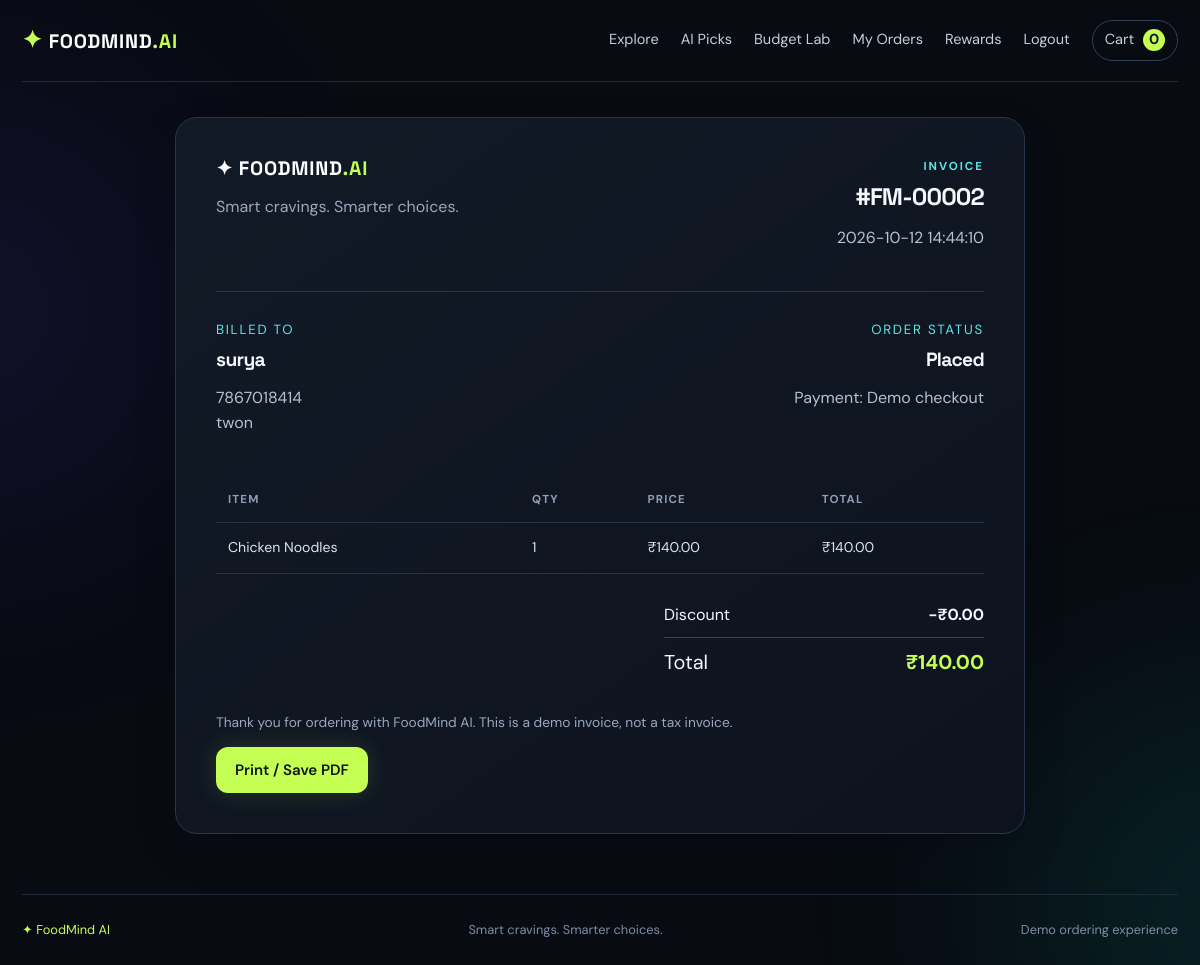
Screenshot of /orders/2/invoice (signed in) with the database file from the repository.
### tables this page shows
CREATE TABLE orders (
          id INTEGER PRIMARY KEY AUTOINCREMENT, user_id INTEGER NOT NULL,
          customer_name TEXT NOT NULL, phone TEXT NOT NULL, address TEXT NOT NULL,
          total REAL NOT NULL, status TEXT NOT NULL DEFAULT 'Placed',
          created_at TEXT NOT NULL DEFAULT CURRENT_TIMESTAMP,
          coupon TEXT NOT NULL DEFAULT '', discount REAL NOT NULL DEFAULT 0,
          points_earned INTEGER NOT NULL DEFAULT 0,
          FOREIGN KEY(user_id) REFERENCES users(id)
        );

CREATE TABLE order_items (
          id INTEGER PRIMARY KEY AUTOINCREMENT, order_id INTEGER NOT NULL,
          food_id INTEGER, food_name TEXT NOT NULL, price REAL NOT NULL,
          quantity INTEGER NOT NULL,
          FOREIGN KEY(order_id) REFERENCES orders(id) ON DELETE CASCADE,
          FOREIGN KEY(food_id) REFERENCES foods(id) ON DELETE SET NULL
        );

### app.py (the view)
@app.route("/orders/<int:order_id>/invoice")
@login_required
def invoice(order_id):
    with get_db() as db:
        order=db.execute("SELECT * FROM orders WHERE id=? AND user_id=?",(order_id,session["user_id"])).fetchone()
        if not order: return "Invoice not found",404
        items=db.execute("SELECT * FROM order_items WHERE order_id=?",(order_id,)).fetchall()
    return render_template("invoice.html",order=order,items=items)

### app.py (called while the page is built)
def get_db():
    conn = sqlite3.connect(DB_PATH, timeout=20)
    conn.row_factory = sqlite3.Row
    conn.execute("PRAGMA foreign_keys=ON")
    return conn

def login_required(fn):
    @wraps(fn)
    def wrapped(*a,**kw):
        if not session.get("user_id"):
            flash("Please sign in to continue.","info")
            return redirect(url_for("login", next=request.path))
        return fn(*a,**kw)
    return wrapped

@app.context_processor
def globals_for_templates():
    cart = session.get("cart", {})
    return {"cart_count":sum(int(v) for v in cart.values()), "current_user":session.get("user_name")}

### templates/invoice.html
{% extends "base.html" %}{% block title %}Invoice #{{ order.id }} — FoodMind AI{% endblock %}{% block content %}<div class="invoice panel"><div class="invoice-top"><div><div class="brand">✦ FOODMIND<span class="ai">.AI</span></div><p class="muted">Smart cravings. Smarter choices.</p></div><div class="right"><div class="eyebrow">INVOICE</div><h2>#FM-{{ '%05d'|format(order.id) }}</h2><p>{{ order.created_at }}</p></div></div><hr><div class="invoice-address"><div><small>BILLED TO</small><h3>{{ order.customer_name }}</h3><p>{{ order.phone }}<br>{{ order.address }}</p></div><div class="right"><small>ORDER STATUS</small><h3>{{ order.status }}</h3><p>Payment: Demo checkout</p></div></div><table><thead><tr><th>Item</th><th>Qty</th><th>Price</th><th>Total</th></tr></thead><tbody>{% for i in items %}<tr><td>{{ i.food_name }}</td><td>{{ i.quantity }}</td><td>₹{{ '%.2f'|format(i.price) }}</td><td>₹{{ '%.2f'|format(i.price*i.quantity) }}</td></tr>{% endfor %}</tbody></table><div class="invoice-total"><div><span>Discount</span><b>−₹{{ '%.2f'|format(order.discount) }}</b></div><div class="grand"><span>Total</span><strong>₹{{ '%.2f'|format(order.total) }}</strong></div></div><p class="muted small">Thank you for ordering with FoodMind AI. This is a demo invoice, not a tax invoice.</p><button class="btn primary no-print" onclick="window.print()">Print / Save PDF</button></div>{% endblock %}

### static/style.css (style rules this page uses)
:root { --bg:#080b12;--panel:#101622;--panel2:#141d2c;--line:#243047;--text:#f4f7fb;--muted:#9aa8bc;--lime:#c5ff54;--cyan:#5ce7e8;--purple:#a88bff;--danger:#ff7e93;--radius:22px }
* { box-sizing:border-box }
html { scroll-behavior:smooth }
body { margin:0;background:var(--bg);color:var(--text);font-family:'DM Sans',sans-serif;line-height:1.55;overflow-x:hidden }
h1,h2,h3,.brand { font-family:'Space Grotesk',sans-serif;line-height:1.1;letter-spacing:-.035em }
h2 { font-size:clamp(1.5rem,3vw,2.25rem);margin:8px 0 12px }
h3 { font-size:1.2rem;margin:7px 0 }
p { color:#b6c1d1 }
.muted,small { color:var(--muted) }
.small { font-size:.86rem }
.right { text-align:right }
.brand { color:white;font-weight:700;font-size:1.22rem;letter-spacing:.04em;white-space:nowrap }
.ai { color:var(--lime) }
.eyebrow { font-size:.72rem;letter-spacing:.17em;font-weight:700;color:var(--cyan);text-transform:uppercase }
.btn { display:inline-flex;align-items:center;justify-content:center;gap:8px;padding:12px 18px;border-radius:12px;border:1px solid transparent;font:600 .94rem 'DM Sans';cursor:pointer;transition:.2s }
.primary { background:var(--lime);color:#101510;box-shadow:0 0 25px #c5ff5425 }
.panel { background:linear-gradient(145deg,#121a27,#0d131e);border:1px solid #29364a;border-radius:var(--radius);padding:25px;box-shadow:0 16px 45px #0002 }
.table-wrap table,.invoice table { width:100%;border-collapse:collapse;font-size:.88rem }
th { text-align:left;color:#8f9fb6;font-size:.72rem;letter-spacing:.1em;text-transform:uppercase }
td,th { padding:14px 12px;border-bottom:1px solid #263348;white-space:nowrap }
td { color:#dce5f1 }
.invoice { max-width:850px;margin:35px auto 60px;padding:40px }
.invoice-top,.invoice-address { display:flex;justify-content:space-between;gap:25px }
.invoice-top h2 { font-size:1.5rem }
.invoice-address { margin:25px 0 }
.invoice-address small { letter-spacing:.13em;color:var(--cyan) }
.invoice-total { margin:20px 0 25px auto;width:min(320px,100%) }
.invoice-total>div { display:flex;justify-content:space-between;padding:9px 0 }
.invoice-total .grand { border-top:1px solid #35445b;font-size:1.25rem }
.grand strong { color:var(--lime) }
hr { border:0;border-top:1px solid #29364a;margin:24px 0 }

### rows the page displays
orders: id "00002", created_at "2026-10-12 14:44:10", customer_name "surya", phone "7867018414", address "twon", status "Placed", discount "0.00", total "140.00"
order_items: food_name "Chicken Noodles", quantity "1", price "140.00", i.price*i.quantity "140.00"

### other values shown
{{ cart_count }} "0"
